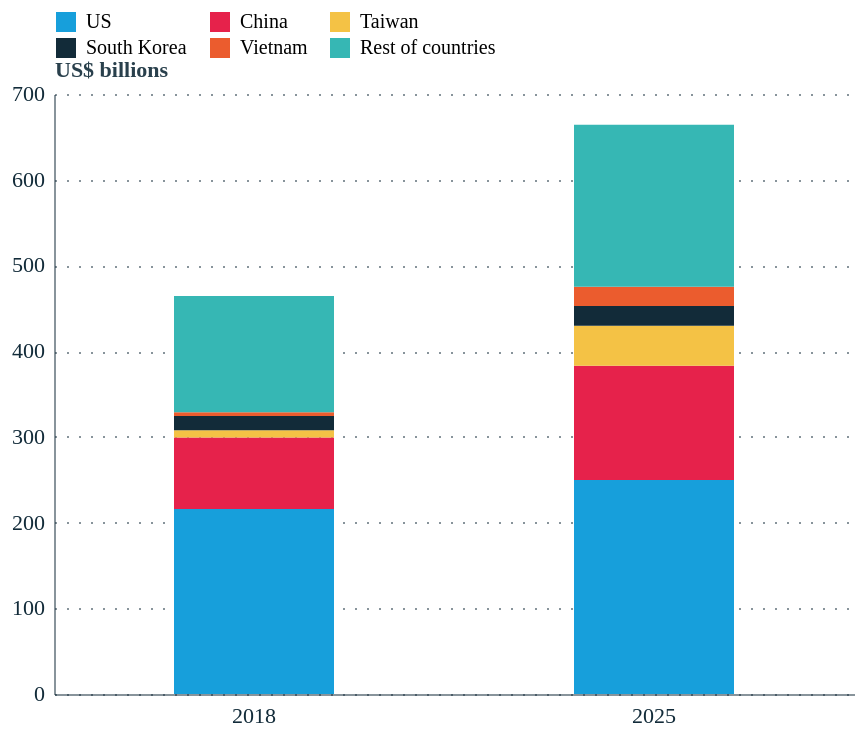

The Vega-Lite source for this figure:
### Vega-Lite specification from a JSON file in a GitHub repository (floating-point values rounded to 4 significant figures)
{"config": {"font": "Circular Std", "mark": {"line": {"interpolate": "linear"}}, "view": {"stroke": "transparent", "width": 400, "height": 300}, "range": {"category": ["#179fdb", "#e6224b", "#f4c245", "#122b39", "#eb5c2e", "#36b7b4"], "diverging": ["#E6224B", "#E54753", "#C9C9C9", "#179FDB", "#122B39"], "heatmap": ["#C9C9C9", "#179FDB", "#0063AF", "#122B39"], "ordinal": ["#00A767", "#36B7B4", "#179FDB", "#0063AF", "#243B5A"]}, "axisX": {"labelColor": "#122b39", "tickColor": "#122b39", "domainColor": "#122b39", "domainOpacity": 0.5, "gridOpacity": 0, "labelAngle": 0, "labelAlign": "center", "labelFontSize": 11, "labelPadding": 5, "tickCount": 10, "tickSize": 0, "title": ""}, "axisY": {"labelColor": "#122b39", "tickColor": "#122b39", "domainColor": "#122b39", "gridColor": "#122b39", "gridDash": [1, 5], "gridOpacity": 0.5, "labelPadding": 5, "labelFontSize": 11, "domainOpacity": 0.5, "tickSize": 0, "title": null, "titleAlign": "left", "titleAngle": 0, "titleBaseline": "bottom", "titleColor": "#122b39", "titleOpacity": 0.9, "titleX": 0, "titleY": -7}}, "data": {"name": "data-0a80de515e3f38cea84ad0bee0348976"}, "mark": {"type": "bar", "width": 80}, "encoding": {"color": {"field": "Country", "legend": {"columns": 3, "orient": "top", "title": null}, "scale": {"domain": ["US", "China", "Taiwan", "South Korea", "Vietnam", "Rest of countries"], "range": ["#179fdb", "#e6224b", "#f4c245", "#122b39", "#eb5c2e", "#36b7b4"]}, "type": "nominal"}, "order": {"field": "country_sort", "type": "quantitative"}, "x": {"axis": {"labelAngle": 0, "title": null}, "field": "Year", "type": "nominal"}, "y": {"axis": {"format": ".0f", "title": "US$ billions"}, "field": "Value", "stack": true, "type": "quantitative"}}, "transform": [{"calculate": "indexof(['US','China','Taiwan','South Korea','Vietnam','Rest of countries'], datum.Country)", "as": "country_sort"}], "$schema": "https://vega.github.io/schema/vega-lite/v6.4.1.json", "datasets": {"data-0a80de515e3f38cea84ad0bee0348976": [{"Country": "US", "Year": "2018", "Value": 215.8}, {"Country": "China", "Year": "2018", "Value": 83.51}, {"Country": "Taiwan", "Year": "2018", "Value": 8.27}, {"Country": "South Korea", "Year": "2018", "Value": 16.73}, {"Country": "Vietnam", "Year": "2018", "Value": 4.411}, {"Country": "Rest of countries", "Year": "2018", "Value": 135.6}, {"Country": null, "Year": "2018", "Value": null}, {"Country": null, "Year": "2018", "Value": null}, {"Country": null, "Year": "2018", "Value": null}, {"Country": null, "Year": "2018", "Value": null}, {"Country": null, "Year": "2018", "Value": null}, {"Country": null, "Year": "2018", "Value": null}, {"Country": null, "Year": "2018", "Value": null}, {"Country": null, "Year": "2018", "Value": null}, {"Country": null, "Year": "2018", "Value": null}, {"Country": null, "Year": "2018", "Value": null}, {"Country": null, "Year": "2018", "Value": null}, {"Country": null, "Year": "2018", "Value": null}, {"Country": null, "Year": "2018", "Value": null}, {"Country": "US", "Year": "2025", "Value": 249.8}, {"Country": "China", "Year": "2025", "Value": 133.3}, {"Country": "Taiwan", "Year": "2025", "Value": 46.59}, {"Country": "South Korea", "Year": "2025", "Value": 23.07}, {"Country": "Vietnam", "Year": "2025", "Value": 22.37}, {"Country": "Rest of countries", "Year": "2025", "Value": 189.0}, {"Country": null, "Year": "2025", "Value": null}, {"Country": null, "Year": "2025", "Value": null}, {"Country": null, "Year": "2025", "Value": null}, {"Country": null, "Year": "2025", "Value": null}, {"Country": null, "Year": "2025", "Value": null}, {"Country": null, "Year": "2025", "Value": null}, {"Country": null, "Year": "2025", "Value": null}, {"Country": null, "Year": "2025", "Value": null}, {"Country": null, "Year": "2025", "Value": null}, {"Country": null, "Year": "2025", "Value": null}, {"Country": null, "Year": "2025", "Value": null}, {"Country": null, "Year": "2025", "Value": null}, {"Country": null, "Year": "2025", "Value": null}]}}
